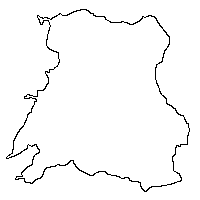
%> input picture proj1/skane.png, 200 x 200 px
$ octave prep_skane.m   (GNU Octave 9; MATLAB toolbox functions it lacks are replaced by stand-ins)
%> lines starting %> are read from the running program, lines starting %| are printed output that depends on the picture; in (x1, y1, x2, y2) boxes, pixels count from 0 and x2, y2 are one past the last pixel; in counts of white or black regions, pixels touching at a corner belong together; the program's own positions count from 1
%% Finding border
im_border = imread('skane.png') == 0;
%> im_border: size 200x200 logical; 2.5% white in thin lines or dots, all inside (x1, y1, x2, y2) = (6, 9, 190, 192)
im_border_orig = im_border;
s = size(im_border);
%> s = [200 200]
[r_all, c_all] = find(im_border);
%> r_all = 997 values from 10 to 192; c_all = 997 values from 7 to 190
start = [r_all(1), c_all(1)];
%> start = [158 7]
curr = start;
%> curr = [158 7]
n = 1;
coords = zeros(sum(im_border(:)), 2);
coords(1, :) = curr;
while 1
  r = curr(1); c = curr(2);
  rgz = r - 1 > 0;
  rlm = r + 1 < s(1);
  cgz = c - 1 > 0;
  clm = c + 1 < s(2);
  if rgz && im_border(r - 1, c)
    curr = [r - 1, c];
  elseif cgz && im_border(r, c - 1)
    curr = [r, c - 1];
  elseif rlm && im_border(r + 1, c)
    curr = [r + 1, c];
  elseif clm && im_border(r, c + 1)
    curr = [r, c + 1];
  elseif rgz && cgz && im_border(r - 1, c - 1)
    curr = [r - 1, c - 1];
  elseif rgz && clm && im_border(r - 1, c + 1)
    curr = [r - 1, c + 1];
  elseif rlm && cgz && im_border(r + 1, c - 1)
    curr = [r + 1, c - 1];
  elseif rlm && rlm && im_border(r + 1, c + 1)
    curr = [r + 1, c + 1];
  else
    break;
  end
  im_border(curr(1), curr(2)) = 0;
  n = n + 1;
  coords(n, :) = curr;
end
%> this loop made 998 passes
%> (r, c, curr) on passes 1 to 12: (158, 7, [159 7]), (159, 7, [158 7]), (158, 7, [157 8]), (157, 8, [156 9]), (156, 9, [156 10]), (156, 10, [155 10]), (155, 10, [155 11]), (155, 11, [154 12]), (154, 12, [154 13]), (154, 13, [153 13]), (153, 13, [152 13]), (152, 13, [151 13])
%> im_border: size 200x200 logical; every value is 0
%> after the loop, coords = 998 rows, first 12: [158 7; 159 7; 158 7; 157 8; 156 9; 156 10; 155 10; 155 11; 154 12; 154 13; 153 13; 152 13]; curr = [159 8]; n = 998
coords(n + 1, :) = start;
coords = coords(1:n + 1, :);
%> coords = 999 rows, first 12: [158 7; 159 7; 158 7; 157 8; 156 9; 156 10; 155 10; 155 11; 154 12; 154 13; 153 13; 152 13]

%% Estimating scale and coordinates
width_scale = (14.57 - 12.46) / (max(r_all) - min(r_all));
%> width_scale = 0.0116
width_const = 14.57 - width_scale * max(r_all);
%> width_const = 12.34
height_scale = (56.52 - 55.34) / (max(c_all) - min(c_all));
%> height_scale = 0.00645
height_const = 56.52 - height_scale * max(c_all);
%> height_const = 55.29

coords(:, 1) = coords(:, 1) * height_scale + height_const;
coords(:, 2) = coords(:, 2) * width_scale + width_const;
coords = fliplr(coords);
%> coords = 999 rows, first 12: [12.43 56.31; 12.43 56.32; 12.43 56.31; 12.44 56.31; 12.45 56.3; 12.46 56.3; 12.46 56.29; 12.47 56.29; 12.48 56.29; 12.49 56.29; 12.49 56.28; 12.49 56.27]
skaneBorder = coords;
%> skaneBorder has the same summary as coords
% plot(coords(:, 1), coords(:, 2))

notnanim = imfill(im_border_orig, 'holes');
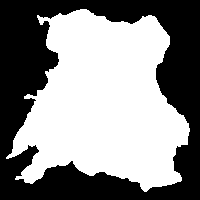
%> notnanim: size 200x200 logical; 54.2% white; 1 black region, box (x1, y1, x2, y2) and area: (0, 0, 200, 200) 18304
% imagesc(notnanim)

[X, Y] = meshgrid(1:200, 1:200);
X = X * width_scale + width_const;
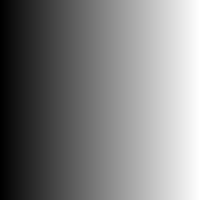
%> X: size 200x200 double; min 12.36, max 14.66, mean 13.51; drawn with min black and max white
Y = Y * height_scale + height_const;
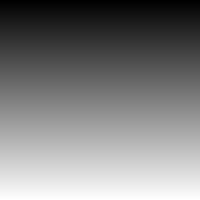
%> Y: size 200x200 double; min 55.3, max 56.58, mean 55.9; drawn with min black and max white

skaneElevation = nan(s);
skaneElevation(notnanim) = 0; % skåne is flat
%> skaneElevation: size 200x200 double; 45.76% of the values are NaN or infinite; the others: min 0, max 0, mean 0
skaneX = nan(s);
skaneX(notnanim) = X(notnanim);
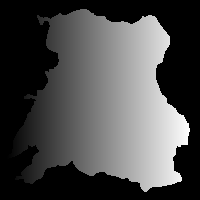
%> skaneX: size 200x200 double; 45.76% of the values are NaN or infinite; the others: min 12.43, max 14.55, mean 13.56; drawn with min black, max white, NaN and infinite black
skaneY = nan(s);
skaneY(notnanim) = Y(notnanim);
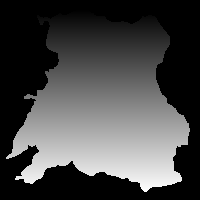
%> skaneY: size 200x200 double; 45.76% of the values are NaN or infinite; the others: min 55.36, max 56.53, mean 55.96; drawn with min black, max white, NaN and infinite black

%% Measured values with validation data
data = csvread('proj1/skane_data.csv', 0, 1);
n_points = size(data, 1);

skaneRain = zeros(n_points, 5);
skaneRain(:, 1) = data(:, 4);
skaneRain(:, 2) = zeros(n_points, 1);
skaneRain(:, 3) = data(:, 3);
skaneRain(:, 4) = data(:, 2);
skaneRain(:, 5) = randperm(n_points) <= 8;

save('proj1/skaneRainfall.mat', 'skaneRain', 'skaneElevation', 'skaneX', 'skaneY', 'skaneBorder');
